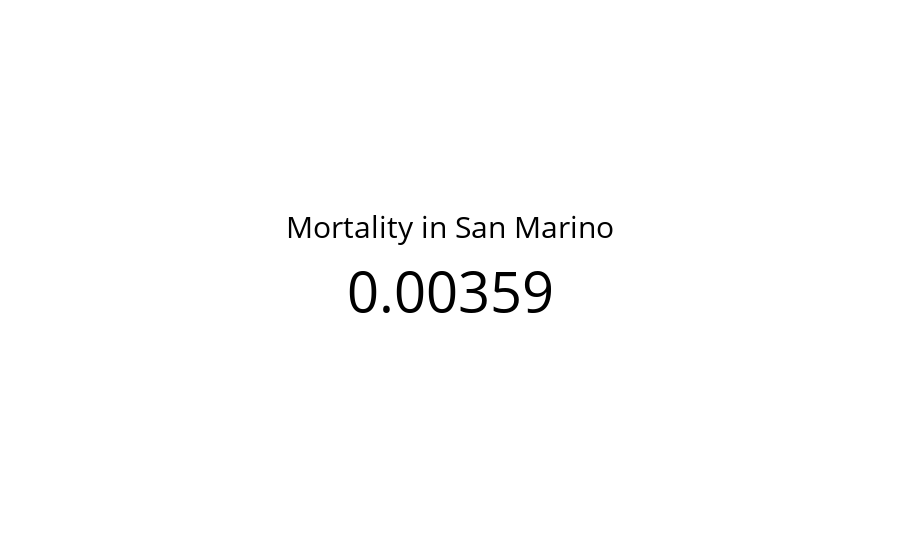

Notebook code cell kept with this figure:
### Code cell
fig = get_kpi(get_mortality(covid_df.query("Country == 'San Marino'")), 'Mortality in San Marino')
fig.show()

### Figure 1 — Plotly figure (JSON) as saved in the notebook; plotly's stock layout.template omitted (floating-point values rounded to 4 significant figures)
{"data": [{"domain": {"x": [0, 1], "y": [0, 1]}, "mode": "number", "number": {"font": {"color": "black", "size": 56}}, "title": {"font": {"color": "black", "size": 30}, "text": "Mortality in San Marino"}, "type": "indicator", "value": 0.003587}], "layout": {"autosize": true}}
